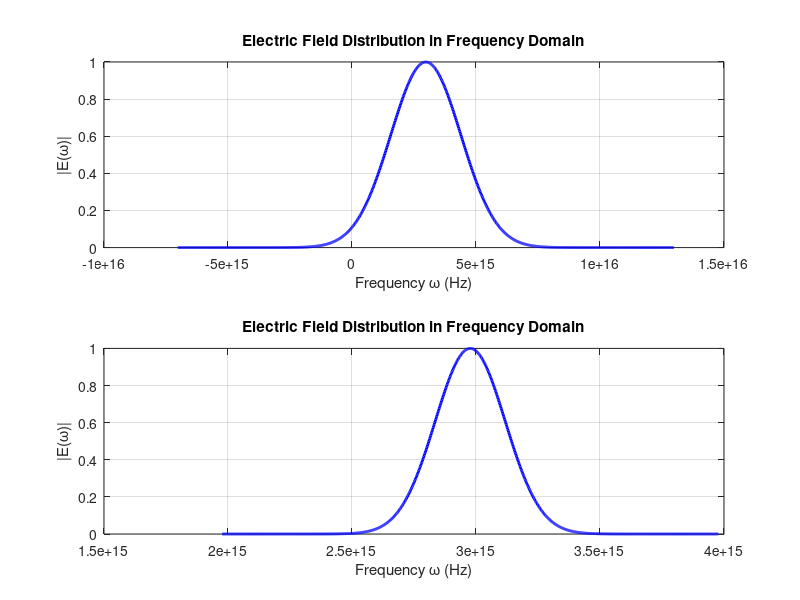

The MATLAB source for this figure:
% Clear environment
clear; clc; close all;

% Set parameters
E0 = 1;                        % Amplitude
w0 = 2.9767e15;                % Central angular frequency (Hz)
T = 1e-15;                     % Time width (s)
Omega = 2/T;                   % Corresponding frequency bandwidth (Hz)

% Define frequency range
w = linspace(w0 - 5*Omega, w0 + 5*Omega, 1000); 

% Compute the electric field in the frequency domain
E_w = E0 * exp(-((w - w0).^2) / Omega^2);

% Compute the electric field in the time domain using Fourier Transform
t = linspace(-5*T, 5*T, 1000); % Time range
E_t = ifftshift(ifft(E_w));    % Inverse Fourier Transform

% Plot frequency domain electric field
figure;
subplot(2,1,1);
plot(w, abs(E_w), 'b', 'LineWidth', 2);
xlabel('Frequency \omega (Hz)');
ylabel('|{E}(\omega)|');
title('Electric Field Distribution in Frequency Domain');
grid on;

% Plot time domain electric field
subplot(2,1,2);
plot(t, abs(E_t), 'r', 'LineWidth', 2);
xlabel('Time t (s)');
ylabel('|E(t)|');
title('Electric Field Distribution in Time Domain');
grid on;
%%

% Clear environment
clear; clc; close all;

% Set parameters
E0 = 1;                        % Amplitude
w0 = 2.9767e15;                % Central angular frequency (Hz)
T = 10e-15;                     % Time width (s)
Omega = 2/T;                   % Corresponding frequency bandwidth (Hz)

% Define frequency range
w = linspace(w0 - 5*Omega, w0 + 5*Omega, 1000); 

% Compute the electric field in the frequency domain
E_w = E0 * exp(-((w - w0).^2) / Omega^2);

% Compute the electric field in the time domain using Fourier Transform
t = linspace(-5*T, 5*T, 1000); % Time range
E_t = ifftshift(ifft(E_w));    % Inverse Fourier Transform

% Plot frequency domain electric field
figure(1);
plot(w, abs(E_w), 'b', 'LineWidth', 2);
xlabel('Frequency \omega (Hz)');
ylabel('|{E}(\omega)|');
title('Electric Field Distribution in Frequency Domain');
grid on;
